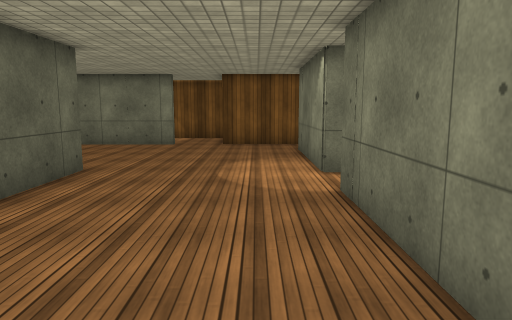
[1] (above)

16 first-person views from a walk through a scene from a Unity 3-D project. The camera is 1.5 m above the floor, tilts 8° down and sees 70° across. The floor is counted in squares, 1 m on a side. Each view is taken from the middle of a square. On the plan, view 1 faces up. The plan holds only what a view shows up to about 16 squares ahead; the rest is blank. The place goes on beyond the plan. Surface patterns are stand-ins for the level's own textures.

[2]
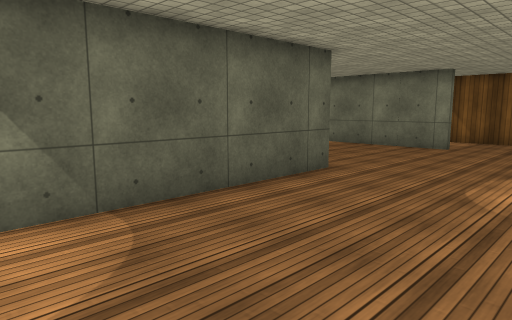

[3]
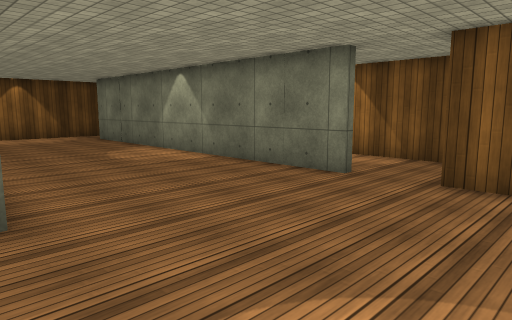

[4]
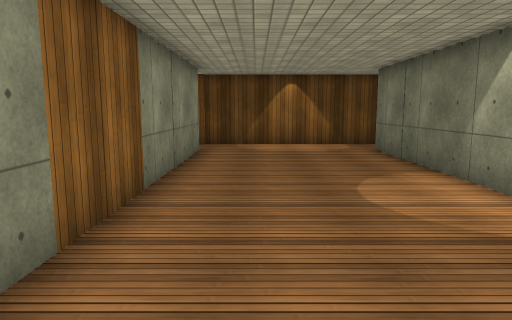

[5]
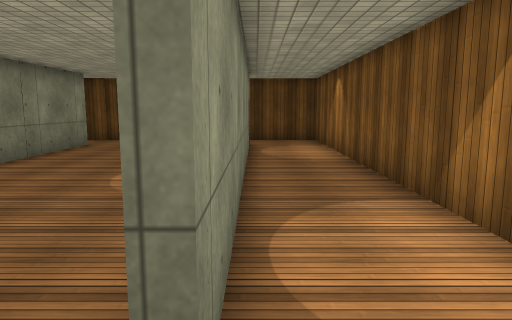

[6]
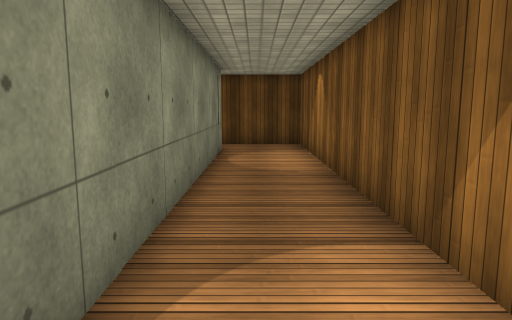

[7]
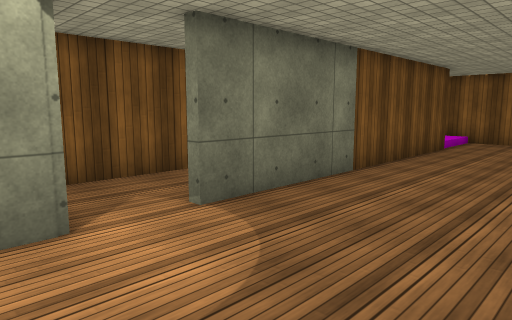

[8]
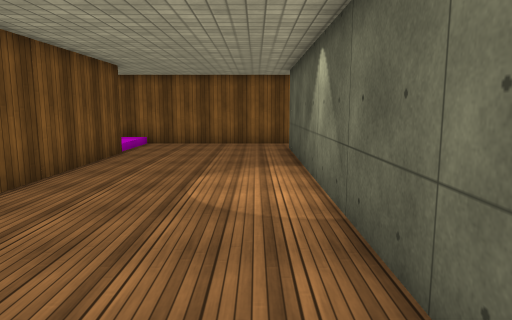

[9]
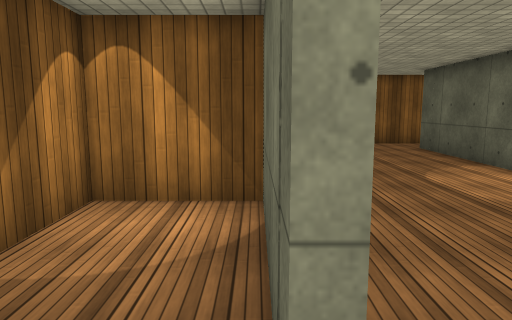

[10]
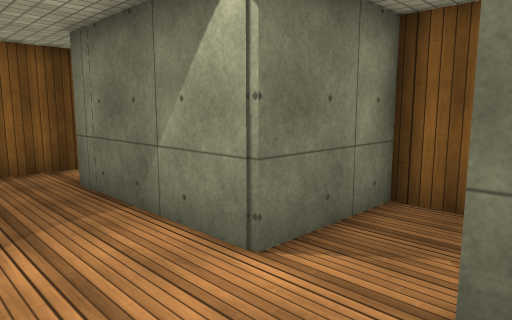

[11]
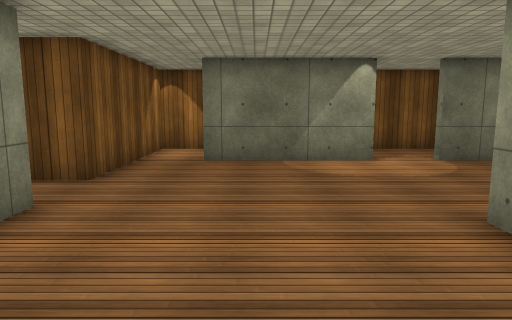

[12]
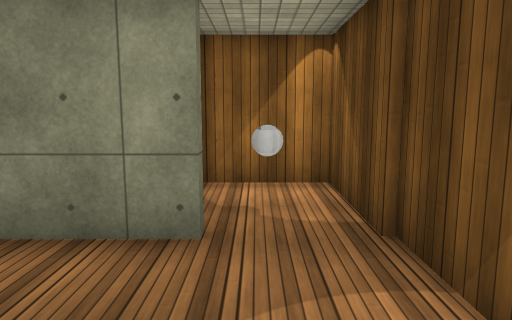

[13]
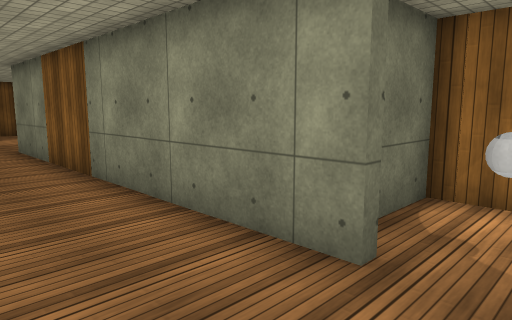

[14]
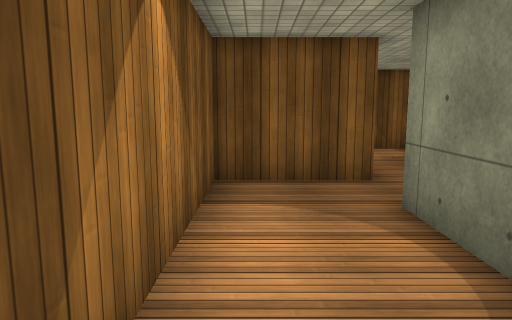

[15]
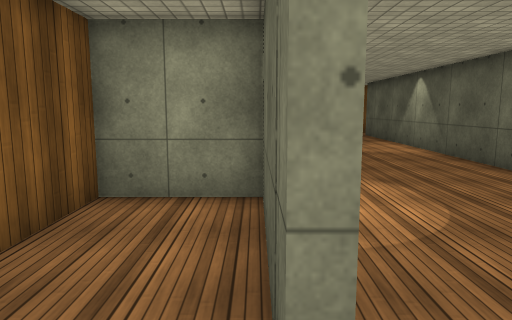

[16]
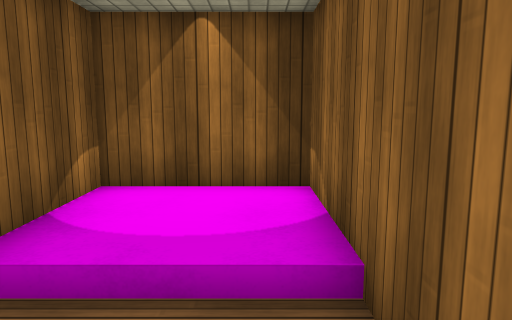

### Floor plan
Points are (right, up) in squares from view 1. A wall is a line through its corners. A room is listed if a view was taken in it or the views show most of it. See-through windows are left out.
Room 1 (views 1, 2, 3, 4, 5, 6, 7, 8, 10, 11, 12, 13, 14, 16)
walls: (-3.4, 15.4) (-17.6, 15.4); (1.6, 8.6) (1.6, 13.6); (1.5, 15.4) (-1.4, 15.4) (-1.4, 18.9) (-19.7, 18.9) (-19.7, 8.8); (-17.4, 8.5) (-17.4, 8.9) (-4.3, 8.9) (-4.3, -6); (-17.5, 15.7) (-3.5, 15.7); (-19.5, 8.9) (-19.5, 5.6) (-16.7, 5.6) (-16.7, 7.4); (1.6, -4.6) (1.6, 6.8); (-3.5, -7.9) (4.7, -7.9) (4.7, -4.6) (2.4, -4.6)
ways out: opening at (2, 7.5) to room 2; opening at (2, 14.5) to room 3; opening at (-4, -6.5)
objects: ball (-18, 7)
Room 2 (view 9)
walls: (1.9, 6.8) (1.9, 2.6); (1.9, 2.1) (4.7, 2.1) (4.7, 8.6) (1.6, 8.6)
ways out: opening at (2, 7.5) to room 1
Room 3 (view 15)
walls: (1.9, 13.6) (1.9, 8.9) (4.7, 8.9) (4.7, 15.4) (1.5, 15.4)
ways out: opening at (2, 14.5) to room 1

Positions as (right, up) in squares from view 1, and headings:
1: (0, 0), facing up
2: (1, 1), facing up-left
3: (1, 8), facing up-left
4: (-4, 11), facing left
5: (-2, 16), facing left
6: (-4, 17), facing left
7: (-3, 10), facing down-right
8: (-3, 8), facing down
9: (2, 8), facing down
10: (-1, 6), facing up-right
11: (-9, 12), facing right
12: (-18, 13), facing down
13: (-19, 12), facing down-right
14: (-9, 18), facing right
15: (2, 15), facing down
16: (-1, -7), facing right
